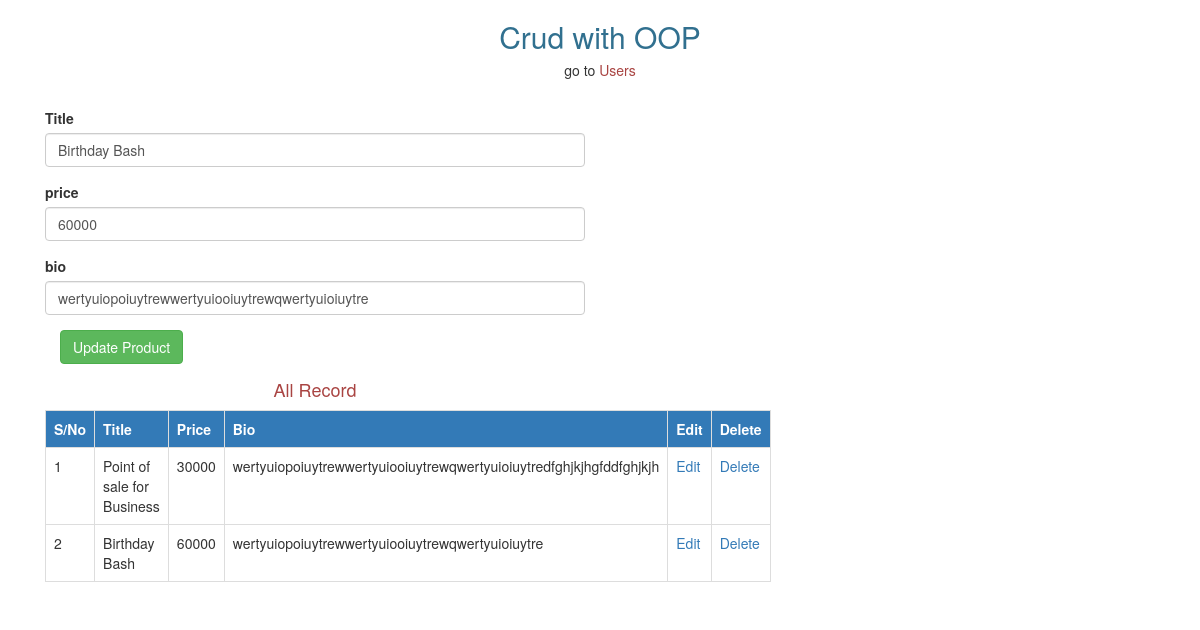
/crud/product.php?Edit=2, run on the app's committed database.
### tables this page shows
CREATE TABLE `product` (
  `id` int(11) NOT NULL,
  `title` varchar(100) NOT NULL,
  `price` varchar(100) NOT NULL,
  `bio` varchar(255) NOT NULL
);

### crud/database.php (called while the page is built, shortened)
<?php
class db{
	public $servername = "localhost";
	public $username = "root";
	public $password = "";
	public $dbname = "crud_oop";
	function __construct(){
		$this->connect = new mysqli($this->servername,$this->username,$this->password,$this->dbname);
		if($this->connect->connect_error){
			echo "Connection Error";
		}else {
			return $this->connect;
		}
	}
}
class database extends db{
	function view($condition,$table,$wherefelid,$orderby){
		$select = "select $condition from $table $wherefelid $orderby";
		$runn = $this->connect->query($select);
		while($row = $runn->fetch_assoc()){
			$data[] = $row;
		}
		return $data;
	}
	function view_by_id($condition,$table,$id){
	$select = "select $condition from $table where id='$id'";
	$run = $this->connect->query($select);
	if($run->num_rows == 1){
		$row = $run->fetch_assoc();
		return $row;
	}
}
}
?>

### crud/product.php (the view, shortened to what this page needs)
<!doctype html>
<?php
require_once "database.php";
$obj = new database();
?>
<html>
<head>
<link rel="stylesheet" href="https://maxcdn.bootstrapcdn.com/bootstrap/3.4.1/css/bootstrap.min.css">
</head>
<body>
		<h2 class="text-center text-info">Crud with OOP</h2>
	 <h5 class="text-center">go to  <a href="Insert.php" class="text-danger "> Users </a></h5>
	<br>
	<div class="container">
		<div class="col-lg-6">
			<?php if(isset($_GET['msg']) AND $_GET['msg'] == "success")
			if(isset($_GET['Edit'])){
				$get_id = $_GET['Edit'];
				$value = $obj->view_by_id('*','product',$get_id);
			?>
			<form method="post" >
			<div class="form-group">
			<label>Title</label>
				<input type="text" name="title" value="<?php echo $value['title']; ?>" class="form-control" />
			</div>
			<div class="form-group">
			<label>price</label>
				<input type="text" name="price" value="<?php echo $value['price']; ?>" class="form-control" />
			</div>
			<div class="form-group">
			<label>bio</label>
				<input type="text" name="bio" value="<?php echo $value['bio']; ?>" class="form-control" />
			</div>
			<div class="col-lg-2">
				<input type="submit" name="ubtnp" value="Update Product" class="btn btn-success" />
			</div>
		</form>
			<?php } ?>
			<br>
			<br>
			<h4 class="text-center text-danger">All Record</h4>
		<table class="table table-bordered">
		<tr class="bg-primary text-center">
			<th>S/No</th>
			<th>Title</th>
			<th>Price</th>
			<th>Bio</th>
			<th>Edit</th>
			<th>Delete</th>
			</tr>
			<?php
			$data = $obj->view('*','product','','ORDER BY id DESC');
			$Sno = 1;
			foreach($data as $value){
				?>
			<tr>
			<td><?php echo $Sno++ ?></td>
			<td><?php echo $value['title']; ?></td>
			<td><?php echo $value['price'] ?></td>
			<td><?php echo $value['bio'] ?></td>
			<td> <a href="product.php?Edit=<?php echo $value['id']; ?>" >Edit</a> </td>
			<td><a href="product.php?Delete=<?php echo $value['id']; ?>" >Delete</a></td>
			</tr>
			<?php
			}
			?>
			</table>
		</div>
		</div>
</body>
</html>

### data on the page
product: title "Birthday Bash", price "60000", bio "wertyuiopoiuytrewwertyuiooiuytrewqwertyuioiuytre"
product: title "Point of sale for Business", price "30000", bio "wertyuiopoiuytrewwertyuiooiuytrewqwertyuioiuytredfghjkjhgfddfghjkjh"
